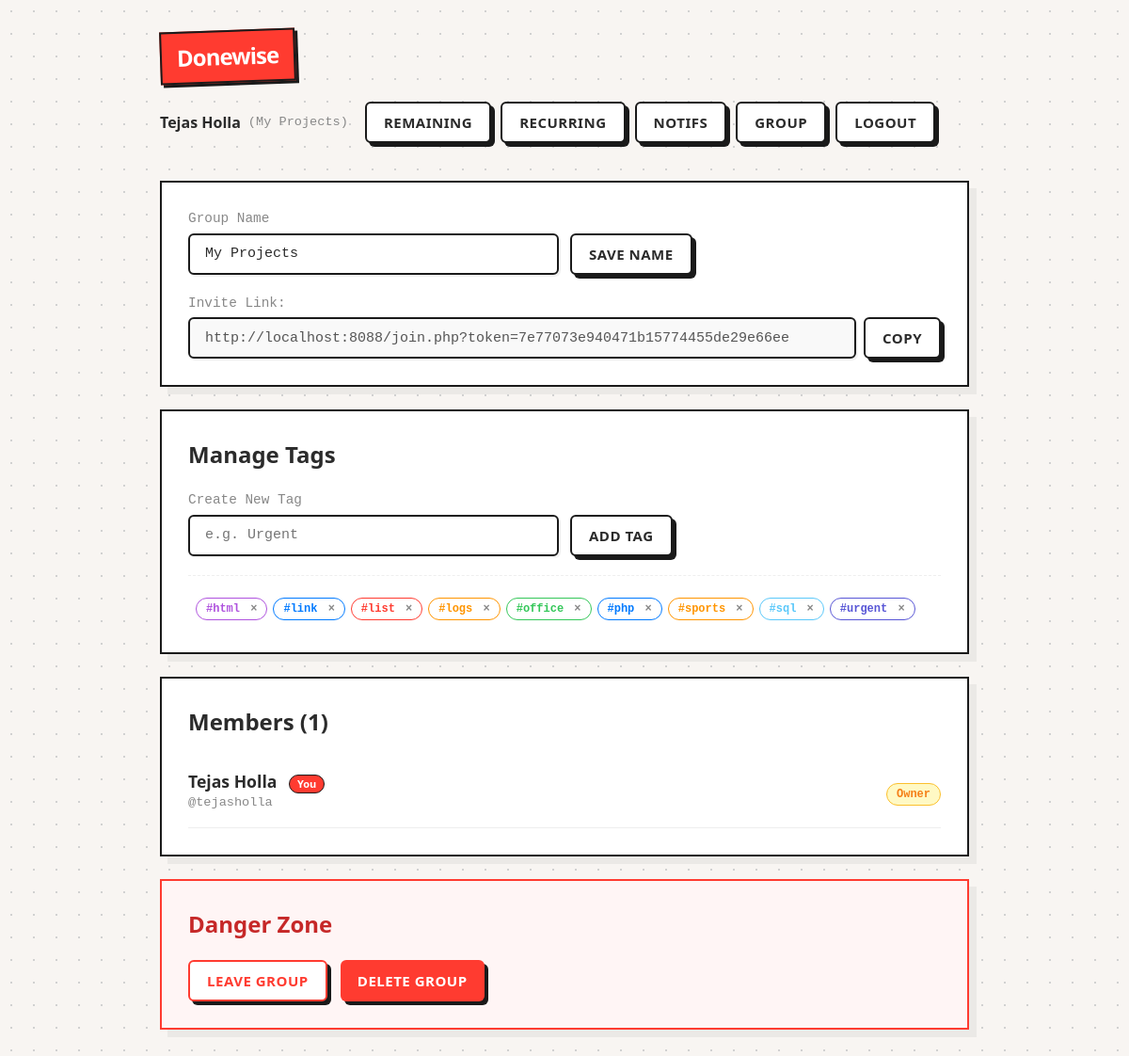
The page /settings.php (signed in) on the database as committed earlier.
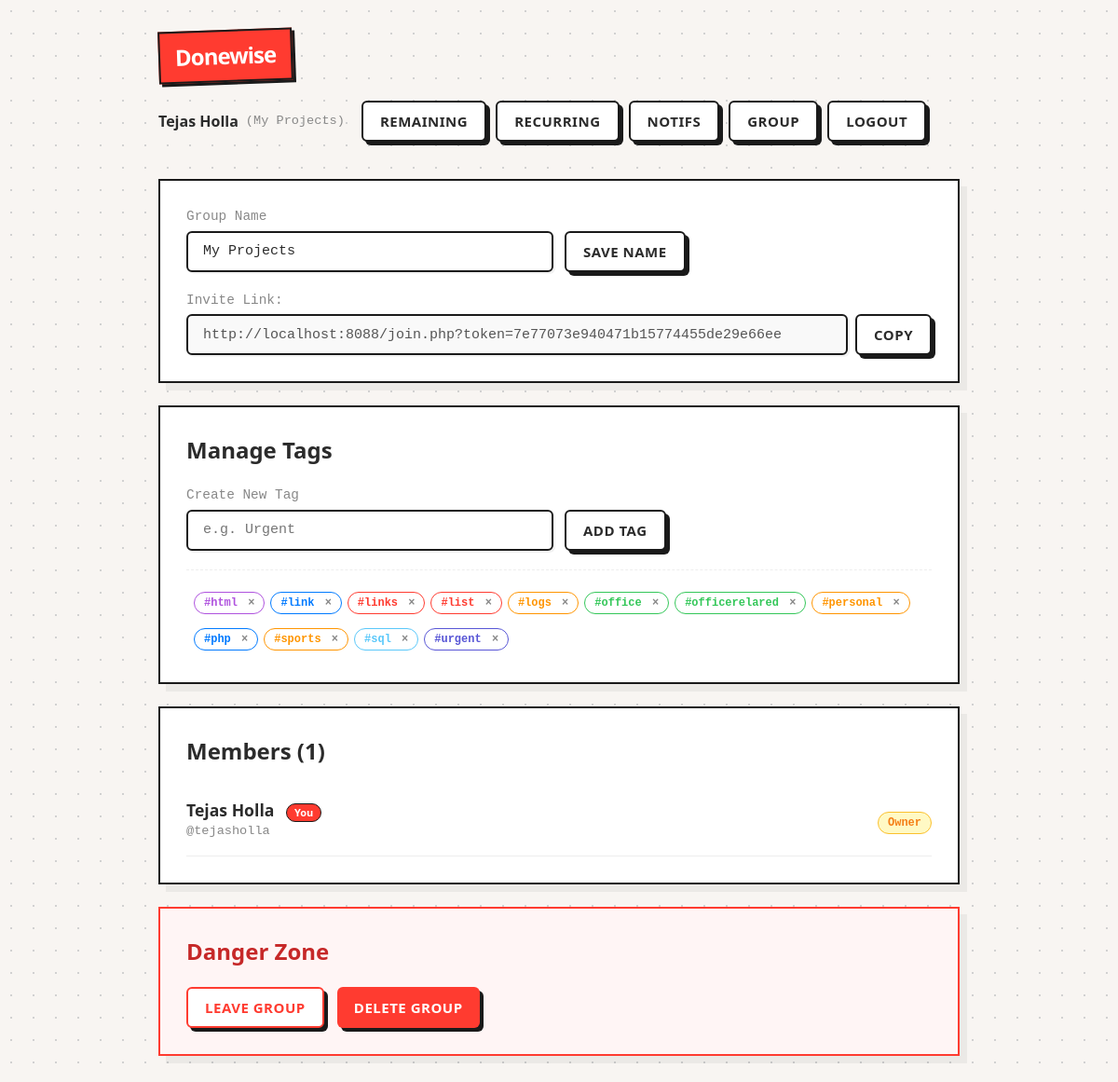
The same page on the database as committed later.
### tables this page shows
CREATE TABLE users (
  id INTEGER PRIMARY KEY AUTOINCREMENT,
  group_id INTEGER NOT NULL,
  username TEXT NOT NULL,
  pass_hash TEXT NOT NULL,
  display_name TEXT NOT NULL,
  created_at TEXT NOT NULL DEFAULT (datetime('now')),
  UNIQUE(group_id, username),
  FOREIGN KEY (group_id) REFERENCES groups(id) ON DELETE CASCADE
);

CREATE TABLE groups (
  id INTEGER PRIMARY KEY AUTOINCREMENT,
  name TEXT NOT NULL,
  join_token TEXT NOT NULL UNIQUE,
  created_at TEXT NOT NULL DEFAULT (datetime('now'))
, created_by INTEGER DEFAULT 0);

CREATE TABLE tags (
        id INTEGER PRIMARY KEY AUTOINCREMENT,
        group_id INTEGER NOT NULL,
        name TEXT NOT NULL,
        color TEXT NOT NULL, sort_order INTEGER DEFAULT 0,
        UNIQUE(group_id, name),
        FOREIGN KEY (group_id) REFERENCES groups(id) ON DELETE CASCADE
      );

### app/auth.php (called while the page is built, shortened)
<?php
function current_user(): ?array {
  return $_SESSION['user'] ?? null;
}
function require_login(): array {
  $u = current_user();
  return $u;
}

### app/recurring_logic.php (called while the page is built, shortened)
<?php
require_once __DIR__ . '/auth.php';
function check_recurring_tasks(): void {
  $user = current_user();
  $pdo = db();
  $today = date('Y-m-d');
  $st = $pdo->prepare("SELECT * FROM recurring_tasks WHERE group_id=? AND next_date <= ?");
  $st->execute([$user['group_id'], $today]);
  $tasks = $st->fetchAll();
  if (empty($tasks)) return;
}

### settings.php (the view, shortened to what this page needs)
<?php
require_once __DIR__ . '/app/layout.php';
$user = require_login();
$pdo = db();
$st = $pdo->prepare("SELECT * FROM groups WHERE id=?");
$st->execute([$user['group_id']]);
$group = $st->fetch();
$isCreator = ((int)$group['created_by'] === (int)$user['id']);
$members = $pdo->prepare("SELECT * FROM users WHERE group_id=? ORDER BY display_name ASC");
$members->execute([$user['group_id']]);
$members = $members->fetchAll();
$tags = $pdo->prepare("SELECT * FROM tags WHERE group_id=? ORDER BY name ASC");
$tags->execute([$user['group_id']]);
$allTags = $tags->fetchAll();
$joinLink = APP_URL . "/join.php?token=" . $group['join_token'];
render_header('Group Settings', $user);
?>
<div class="card">
  <?php if($isCreator): ?>
    <form method="post" style="margin-bottom:20px;">
        <div class="muted">Group Name</div>
        <div class="row">
            <div style="flex:1;">
                <input name="group_name" value="<?php echo h($group['name']); ?>" required />
            </div>
            <div>
                <button class="btn" type="submit" name="rename_group" style="min-width:100px;">Save Name</button>
            </div>
        </div>
    </form>
  <?php else: ?>
    <h1><?php echo h($group['name']); ?></h1>
  <?php endif; ?>
  <div style="margin-top:20px;">
    <div class="muted">Invite Link:</div>
    <div style="display:flex; gap:8px;">
        <input value="<?php echo h($joinLink); ?>" readonly style="background:#f9f9f9; color:#555;"/>
        <button class="btn" onclick="navigator.clipboard.writeText('<?php echo h($joinLink); ?>');alert('Copied!')">Copy</button>
    </div>
  </div>
</div>
<div class="card">
  <h2>Manage Tags</h2>
  <?php if($isCreator): ?>
    <form method="post" style="margin-bottom:20px; padding-bottom:20px; border-bottom:1px dashed #eee;">
        <div class="muted">Create New Tag</div>
        <div class="row" style="align-items:center;">
            <div style="flex:1;">
                <input name="new_tag_name" placeholder="e.g. Urgent" required />
            </div>
            <div>
                <button class="btn" type="submit" style="background:var(--card-bg);">Add Tag</button>
            </div>
        </div>
    </form>
  <?php endif; ?>
  <?php if(empty($allTags)): ?>
    <div class="muted">No tags created yet.</div>
  <?php else: ?>
    <div class="tags-container">
        <?php foreach($allTags as $tag): ?>
            <form method="post" style="display:inline" onsubmit="return confirm('Delete tag #<?php echo h($tag['name']); ?>?');">
                <button class="tag-pill" title="Delete Tag"
                        style="border:1px solid <?php echo $tag['color']; ?>; color:<?php echo $tag['color']; ?>; background:white; cursor:pointer; padding:4px 10px; margin-bottom:6px;">
                    #<?php echo h($tag['name']); ?> <span style="color:var(--muted); margin-left:4px; font-weight:bold;">&times;</span>
                </button>
            </form>
        <?php endforeach; ?>
    </div>
  <?php endif; ?>
</div>
<div class="card">
  <h2>Members (<?php echo count($members); ?>)</h2>
  <div class="list">
    <?php foreach($members as $m): ?>
      <?php $isMe = ($m['id'] === $user['id']); $isOwner = ($m['id'] === $group['created_by']); ?>
      <div style="display:flex; justify-content:space-between; align-items:center; padding:12px 0; border-bottom:1px solid #eee;">
        <div>
            <div style="font-weight:bold; font-size:1.1rem;"><?php echo h($m['display_name']); ?><?php if($isMe) echo " <span class='badge'>You</span>"; ?></div>
            <div class="muted" style="font-size:0.85rem;">@<?php echo h($m['username']); ?></div>
        </div>
        <div>
            <?php if($isOwner): ?>
                <span class="pill" style="background:#fff9c4; border-color:#fbc02d; color:#f57f17;">Owner</span>
            <?php endif; ?>
        </div>
      </div>
    <?php endforeach; ?>
  </div>
</div>
<div class="card" style="border-color:#ff3b30; background:#fff5f5;">
    <h2 style="color:#c62828;">Danger Zone</h2>
    <button class="btn" style="background:#fff; border-color:#ff3b30; color:#ff3b30; margin-right:10px;" onclick="if(confirm('Are you sure you want to leave this group?')) document.getElementById('leaveForm').submit();">Leave Group</button>
    <?php if($isCreator): ?>
        <button class="btn" style="background:#ff3b30; color:white; border:none;" onclick="document.getElementById('deleteArea').style.display='block'; this.style.display='none'">Delete Group</button>
    <?php endif; ?>
</div>
<?php render_footer(); ?>

### app/layout.php (shortened to what this page needs)
<?php
require_once __DIR__ . '/auth.php';
require_once __DIR__ . '/recurring_logic.php';
function h(string $s): string { return htmlspecialchars($s, ENT_QUOTES, 'UTF-8'); }
function render_header(string $title, ?array $user=null): void {
  $user = $user ?? current_user();
  $unread = 0;
  if ($user) {
    $pdo = db();
    $st = $pdo->prepare("SELECT COUNT(*) FROM notifications WHERE user_id=? AND read_at IS NULL");
    $st->execute([$user['id']]);
    $unread = (int)$st->fetchColumn();
  }
  $badgeStyle = ($unread > 0) ? '' : 'display:none';
  echo "<!doctype html><html><head>
  <meta charset='utf-8'/>
  <meta name='viewport' content='width=device-width,initial-scale=1,maximum-scale=1'/>
  <meta name='theme-color' content='#ff3b30'/>
  <title>".h($title)."</title>
  <link rel='stylesheet' href='assets/style.css'/>
  <link rel='manifest' href='manifest.json'/>
  <link rel='icon' type='image/png' href='assets/icon-192.png' />
  <link rel='apple-touch-icon' href='assets/icon-192.png' />
  </head><body><div class='wrap'>";
  echo "<div class='topbar'>";
  echo "<div class='brand'><a href='index.php'>Donewise</a></div>";
  if ($user) {
    echo "<div class='nav'>";
    $identities = $_SESSION['my_identities'] ?? [$user];
    $hasMultiple = count($identities) > 1;
    echo "<div class='user-menu'>";
    if ($hasMultiple) {
        echo "<form style='display:inline; margin:0;'>";
        echo "<select onchange=\"location.href='switch_group.php?uid='+this.value\">";
        foreach ($identities as $id) {
            $sel = ($id['id'] === $user['id']) ? 'selected' : '';
            echo "<option value='{$id['id']}' $sel>" . h($id['display_name']) . " @ " . h($id['group_name']) . "</option>";
        }
        echo "</select>";
        echo "</form>";
    } else {
        echo "<span class='user-name'>" . h($user['display_name']) . "</span>";
        echo "<span class='group-name'>(" . h($user['group_name'] ?? 'Group') . ")</span>";
    }
    echo "</div>";
    echo "<a class='btn' href='remaining.php'>Remaining</a>";
    echo "<a class='btn' href='recurring.php'>Recurring</a>";
    echo "<a class='btn' href='notifications.php'>Notifs <span id='unreadBadge' class='badge' style=\"$badgeStyle\">".$unread."</span></a>";
    echo "<a class='btn' href='settings.php'>Group</a>";
    echo "<a class='btn' href='logout.php'>Logout</a>";
    echo "</div>";
  } else {
    echo "<div class='nav'><a class='btn' href='login.php'>Login</a><a class='btn' href='register.php'>Create Group</a></div>";
  }
  echo "</div>";
}
function render_footer(): void {
  echo "</div>
  <script src='assets/app.js'></script>
  <script>
    if ('serviceWorker' in navigator) {
      navigator.serviceWorker.register('sw.js');
    }
  </script>
  </body></html>";
}
?>

### assets/style.css (style rules this page uses)
:root { --bg: #f8f5f2; --card-bg: #ffffff; --text: #2b2b2b; --muted: #888888; --accent: #ff3b30; --accent-blue: #007aff; --line-color: #e0e0e0; --border-color: #1a1a1a; --font-body: system-ui, -apple-system, sans-serif; --font-mono: 'Courier New', Courier, monospace; }
* { box-sizing: border-box; }
body { margin: 0; background-color: var(--bg); background-image: radial-gradient(#d1d1d1 1px, transparent 1px); background-size: 24px 24px; color: var(--text); font-family: var(--font-body); line-height: 1.5; -webkit-font-smoothing: antialiased; }
a { color: inherit; text-decoration: none; }
.wrap { max-width: 900px; margin: 0 auto; padding: 32px 20px; }
.topbar { display: flex; justify-content: space-between; align-items: center; margin-bottom: 40px; gap: 20px; flex-wrap: wrap; }
.brand { font-size: 24px; font-weight: 900; letter-spacing: -1px; background: var(--accent); color: white; padding: 8px 16px; transform: rotate(-2deg); box-shadow: 3px 3px 0 var(--border-color); border: 2px solid var(--border-color); white-space: nowrap; }
.nav { display: flex; gap: 10px; flex-wrap: wrap; align-items: center; justify-content: flex-end; }
.btn { display: inline-flex; align-items: center; justify-content: center; background: white; border: 2px solid var(--border-color); padding: 10px 18px; font-weight: 700; color: var(--text); cursor: pointer; box-shadow: 4px 4px 0 var(--border-color); border-radius: 6px; transition: transform 0.1s, box-shadow 0.1s; text-transform: uppercase; letter-spacing: 0.5px; min-height: 44px; font-family: var(--font-body); font-size: 15px; text-align: center; line-height: 1.2; }
input, select, textarea { background: var(--card-bg); border: 2px solid var(--border-color); color: var(--text); padding: 10px 16px; border-radius: 6px; outline: none; width: 100%; font-family: var(--font-mono); font-size: 15px; min-height: 44px; transition: all 0.2s; box-shadow: 2px 2px 0 rgba(0,0,0,0.05); }
.user-menu { display: flex; align-items: center; gap: 8px; margin-right: 8px; }
.user-name { font-weight: 700; color: var(--text); }
.group-name { color: var(--muted); font-family: var(--font-mono); font-size: 0.85rem; }
.badge { display: inline-flex; align-items: center; justify-content: center; background: var(--accent); color: white; padding: 0 8px; height: 20px; border-radius: 10px; font-size: 11px; border: 1px solid var(--border-color); margin-left: 8px; font-weight: 700; font-family: var(--font-body); }
.pill { display: inline-block; border: 1px solid var(--border-color); padding: 2px 10px; border-radius: 20px; font-size: 12px; font-weight: 600; background: #fff; font-family: var(--font-mono); }
.card { background: var(--card-bg); border: 2px solid var(--border-color); padding: 28px; margin-bottom: 24px; box-shadow: 8px 8px 0 rgba(0,0,0,0.05); }
h2 { margin-top: 0; font-weight: 700; font-size: 1.5rem; }
.muted { color: var(--muted); font-size: 0.9rem; font-family: var(--font-mono); margin-bottom: 4px; }
.row { display: flex; gap: 12px; flex-wrap: wrap; align-items: flex-end; }
.row > div { flex: 1; min-width: 200px; }
.tags-container { display: inline-flex; gap: 6px; margin-left: 8px; flex-wrap: wrap; vertical-align: middle; }
.tag-pill { font-size: 0.75rem; padding: 2px 8px; border-radius: 12px; font-weight: 700; font-family: var(--font-mono); border: 1px solid transparent; display: inline-block; text-transform: lowercase; }

Rows that differ between the two databases and show on the page:
added tags: name "links", color "#ff3b30" (drawn)
added tags: name "officerelared", color "#34c759" (drawn)
added tags: name "personal"
